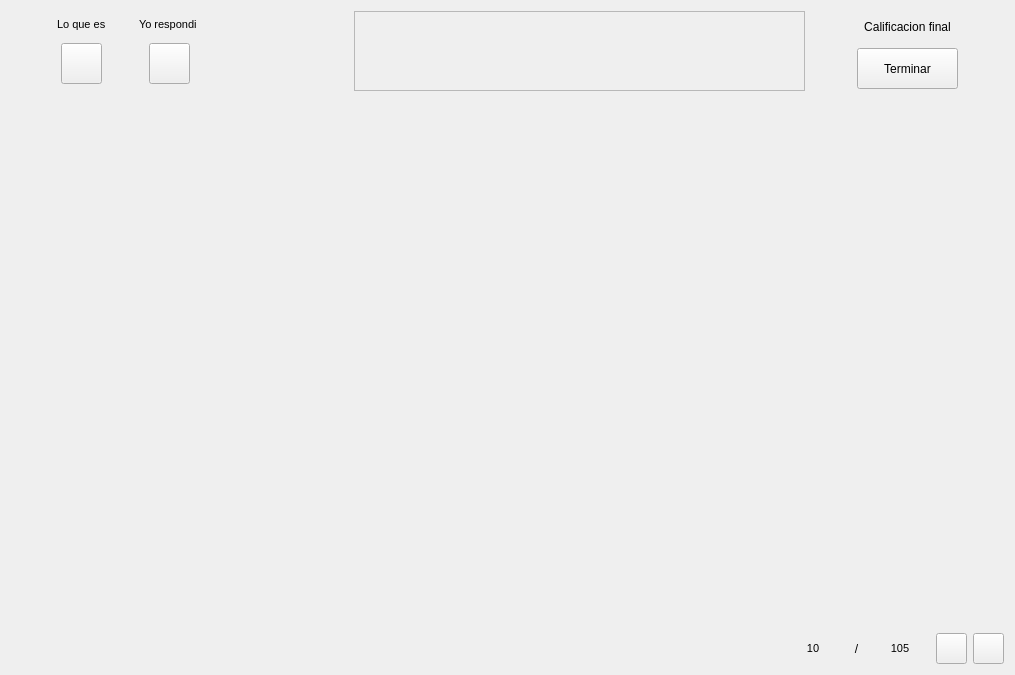
<?xml version="1.0" encoding="UTF-8"?>
<ui version="4.0">
 <class>Form</class>
 <widget class="QWidget" name="Form">
  <property name="geometry">
   <rect>
    <x>0</x>
    <y>0</y>
    <width>998</width>
    <height>675</height>
   </rect>
  </property>
  <property name="windowTitle">
   <string>Form</string>
  </property>
  <layout class="QVBoxLayout" name="verticalLayout_4">
   <item>
    <layout class="QHBoxLayout" name="horizontalLayout_2">
     <item>
      <widget class="QLabel" name="label_3">
       <property name="minimumSize">
        <size>
         <width>40</width>
         <height>0</height>
        </size>
       </property>
       <property name="maximumSize">
        <size>
         <width>100000</width>
         <height>16777215</height>
        </size>
       </property>
       <property name="text">
        <string/>
       </property>
      </widget>
     </item>
     <item>
      <layout class="QVBoxLayout" name="verticalLayout_2">
       <item alignment="Qt::AlignHCenter">
        <widget class="QLabel" name="bel_respondioEl">
         <property name="minimumSize">
          <size>
           <width>50</width>
           <height>16</height>
          </size>
         </property>
         <property name="maximumSize">
          <size>
           <width>50</width>
           <height>16</height>
          </size>
         </property>
         <property name="font">
          <font>
           <pointsize>8</pointsize>
          </font>
         </property>
         <property name="text">
          <string>Lo que es</string>
         </property>
        </widget>
       </item>
       <item alignment="Qt::AlignHCenter">
        <widget class="QPushButton" name="btn_respondioEl">
         <property name="minimumSize">
          <size>
           <width>41</width>
           <height>41</height>
          </size>
         </property>
         <property name="maximumSize">
          <size>
           <width>41</width>
           <height>41</height>
          </size>
         </property>
         <property name="styleSheet">
          <string notr="true">border-image: url(:/prefijoNuevo/IMAGENES_creador/icon_yoNoDije.png);</string>
         </property>
         <property name="text">
          <string/>
         </property>
        </widget>
       </item>
      </layout>
     </item>
     <item>
      <widget class="QLabel" name="label_5">
       <property name="minimumSize">
        <size>
         <width>20</width>
         <height>0</height>
        </size>
       </property>
       <property name="maximumSize">
        <size>
         <width>30</width>
         <height>16777215</height>
        </size>
       </property>
       <property name="text">
        <string/>
       </property>
      </widget>
     </item>
     <item>
      <layout class="QVBoxLayout" name="verticalLayout">
       <item alignment="Qt::AlignHCenter">
        <widget class="QLabel" name="bel_respondioYo">
         <property name="minimumSize">
          <size>
           <width>61</width>
           <height>16</height>
          </size>
         </property>
         <property name="maximumSize">
          <size>
           <width>61</width>
           <height>16</height>
          </size>
         </property>
         <property name="font">
          <font>
           <pointsize>8</pointsize>
          </font>
         </property>
         <property name="text">
          <string>Yo respondi</string>
         </property>
        </widget>
       </item>
       <item alignment="Qt::AlignHCenter">
        <widget class="QPushButton" name="btn_respondioYo">
         <property name="minimumSize">
          <size>
           <width>41</width>
           <height>41</height>
          </size>
         </property>
         <property name="maximumSize">
          <size>
           <width>41</width>
           <height>41</height>
          </size>
         </property>
         <property name="styleSheet">
          <string notr="true">border-image: url(:/prefijoNuevo/IMAGENES_creador/icon_yoDije.png);</string>
         </property>
         <property name="text">
          <string/>
         </property>
        </widget>
       </item>
      </layout>
     </item>
     <item>
      <widget class="QLabel" name="label_8">
       <property name="minimumSize">
        <size>
         <width>20</width>
         <height>0</height>
        </size>
       </property>
       <property name="maximumSize">
        <size>
         <width>30</width>
         <height>16777215</height>
        </size>
       </property>
       <property name="text">
        <string/>
       </property>
      </widget>
     </item>
     <item>
      <widget class="QLabel" name="bel_estadoPregunta">
       <property name="minimumSize">
        <size>
         <width>70</width>
         <height>70</height>
        </size>
       </property>
       <property name="maximumSize">
        <size>
         <width>200</width>
         <height>200</height>
        </size>
       </property>
       <property name="styleSheet">
        <string notr="true"/>
       </property>
       <property name="text">
        <string/>
       </property>
      </widget>
     </item>
     <item>
      <widget class="QLabel" name="label_6">
       <property name="minimumSize">
        <size>
         <width>40</width>
         <height>0</height>
        </size>
       </property>
       <property name="maximumSize">
        <size>
         <width>60</width>
         <height>16777215</height>
        </size>
       </property>
       <property name="text">
        <string/>
       </property>
      </widget>
     </item>
     <item>
      <widget class="QScrollArea" name="scrollArea">
       <property name="minimumSize">
        <size>
         <width>451</width>
         <height>71</height>
        </size>
       </property>
       <property name="maximumSize">
        <size>
         <width>800</width>
         <height>80</height>
        </size>
       </property>
       <property name="widgetResizable">
        <bool>true</bool>
       </property>
       <widget class="QWidget" name="scrollAreaWidgetContents_2">
        <property name="geometry">
         <rect>
          <x>0</x>
          <y>0</y>
          <width>449</width>
          <height>78</height>
         </rect>
        </property>
       </widget>
      </widget>
     </item>
     <item>
      <widget class="QLabel" name="label_4">
       <property name="minimumSize">
        <size>
         <width>40</width>
         <height>0</height>
        </size>
       </property>
       <property name="maximumSize">
        <size>
         <width>60</width>
         <height>16777215</height>
        </size>
       </property>
       <property name="text">
        <string/>
       </property>
      </widget>
     </item>
     <item>
      <layout class="QVBoxLayout" name="verticalLayout_3">
       <item alignment="Qt::AlignHCenter">
        <widget class="QLabel" name="bel_califFinal">
         <property name="minimumSize">
          <size>
           <width>91</width>
           <height>31</height>
          </size>
         </property>
         <property name="maximumSize">
          <size>
           <width>91</width>
           <height>31</height>
          </size>
         </property>
         <property name="text">
          <string>Calificacion final</string>
         </property>
         <property name="alignment">
          <set>Qt::AlignCenter</set>
         </property>
        </widget>
       </item>
       <item alignment="Qt::AlignHCenter">
        <widget class="QPushButton" name="btn_terminar">
         <property name="minimumSize">
          <size>
           <width>101</width>
           <height>41</height>
          </size>
         </property>
         <property name="maximumSize">
          <size>
           <width>101</width>
           <height>41</height>
          </size>
         </property>
         <property name="text">
          <string>Terminar</string>
         </property>
        </widget>
       </item>
      </layout>
     </item>
     <item>
      <widget class="QLabel" name="label">
       <property name="minimumSize">
        <size>
         <width>40</width>
         <height>0</height>
        </size>
       </property>
       <property name="maximumSize">
        <size>
         <width>1000000</width>
         <height>16777215</height>
        </size>
       </property>
       <property name="text">
        <string/>
       </property>
      </widget>
     </item>
    </layout>
   </item>
   <item>
    <widget class="QStackedWidget" name="listWidget_panelPreguntas">
     <property name="minimumSize">
      <size>
       <width>911</width>
       <height>511</height>
      </size>
     </property>
     <property name="toolTipDuration">
      <number>0</number>
     </property>
     <property name="styleSheet">
      <string notr="true"/>
     </property>
     <property name="frameShape">
      <enum>QFrame::NoFrame</enum>
     </property>
     <property name="frameShadow">
      <enum>QFrame::Plain</enum>
     </property>
     <property name="currentIndex">
      <number>-1</number>
     </property>
    </widget>
   </item>
   <item>
    <layout class="QHBoxLayout" name="horizontalLayout">
     <item>
      <widget class="QLabel" name="label_7">
       <property name="minimumSize">
        <size>
         <width>50</width>
         <height>0</height>
        </size>
       </property>
       <property name="text">
        <string/>
       </property>
      </widget>
     </item>
     <item>
      <widget class="QLabel" name="bel_punteroPregunta">
       <property name="minimumSize">
        <size>
         <width>26</width>
         <height>19</height>
        </size>
       </property>
       <property name="maximumSize">
        <size>
         <width>60</width>
         <height>25</height>
        </size>
       </property>
       <property name="font">
        <font>
         <pointsize>8</pointsize>
        </font>
       </property>
       <property name="text">
        <string>10</string>
       </property>
       <property name="alignment">
        <set>Qt::AlignCenter</set>
       </property>
      </widget>
     </item>
     <item>
      <widget class="QLabel" name="label_2">
       <property name="minimumSize">
        <size>
         <width>15</width>
         <height>25</height>
        </size>
       </property>
       <property name="maximumSize">
        <size>
         <width>15</width>
         <height>25</height>
        </size>
       </property>
       <property name="text">
        <string>/</string>
       </property>
       <property name="alignment">
        <set>Qt::AlignCenter</set>
       </property>
      </widget>
     </item>
     <item>
      <widget class="QLabel" name="bel_noPreguntas">
       <property name="maximumSize">
        <size>
         <width>60</width>
         <height>25</height>
        </size>
       </property>
       <property name="font">
        <font>
         <pointsize>8</pointsize>
        </font>
       </property>
       <property name="styleSheet">
        <string notr="true"/>
       </property>
       <property name="text">
        <string>105</string>
       </property>
       <property name="alignment">
        <set>Qt::AlignCenter</set>
       </property>
      </widget>
     </item>
     <item>
      <widget class="QPushButton" name="btn_prev">
       <property name="minimumSize">
        <size>
         <width>31</width>
         <height>31</height>
        </size>
       </property>
       <property name="maximumSize">
        <size>
         <width>31</width>
         <height>31</height>
        </size>
       </property>
       <property name="styleSheet">
        <string notr="true">

QPushButton {
border-image: url(:/prefijoNuevo/IMAGENES_creador/imagen5_prevE.png);
  }
QPushButton:hover {
border-image: url(:/prefijoNuevo/IMAGENES_creador/imagen4_prevD .png);
}

QPushButton:pressed {
border-image: url(:/prefijoNuevo/IMAGENES_creador/imagen5_prevE.png);
}
</string>
       </property>
       <property name="text">
        <string/>
       </property>
      </widget>
     </item>
     <item>
      <widget class="QPushButton" name="btn_next">
       <property name="minimumSize">
        <size>
         <width>31</width>
         <height>31</height>
        </size>
       </property>
       <property name="maximumSize">
        <size>
         <width>31</width>
         <height>31</height>
        </size>
       </property>
       <property name="styleSheet">
        <string notr="true">QPushButton {
border-image: url(:/prefijoNuevo/IMAGENES_creador/imagen5_nextE.png);  }

QPushButton:hover {
border-image: url(:/prefijoNuevo/IMAGENES_creador/imagen4_nextD.png);
}

QPushButton:pressed {
border-image: url(:/prefijoNuevo/IMAGENES_creador/imagen5_nextE.png);
}
</string>
       </property>
       <property name="text">
        <string/>
       </property>
      </widget>
     </item>
    </layout>
   </item>
  </layout>
 </widget>
 <resources>
  <include location="../../../IMAG.qrc"/>
 </resources>
 <connections/>
</ui>
